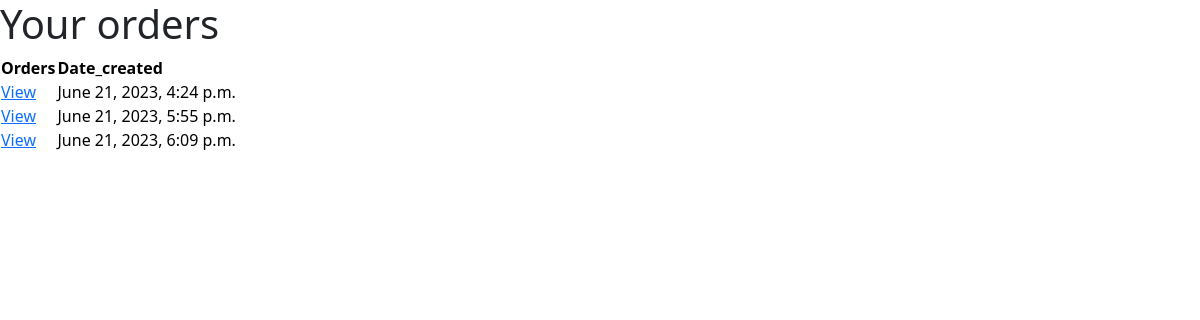
Before: /user-profile (signed in) with the older database file.
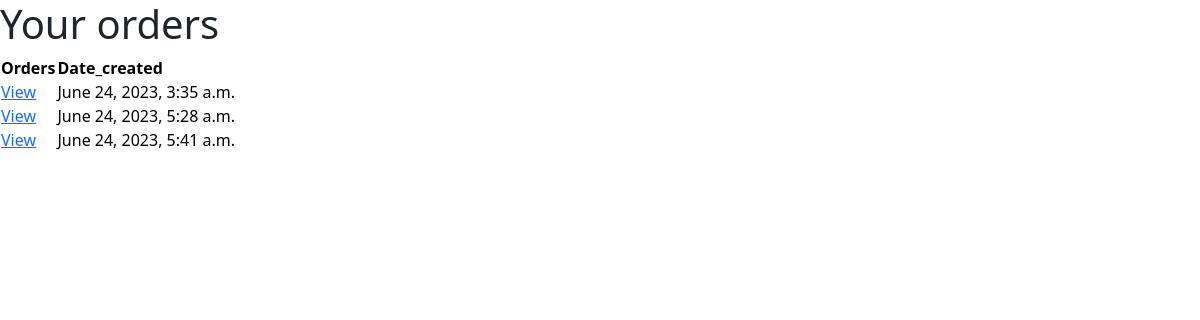
After: the same page with the newer database file.
### stroll1/models.py (models this page shows, shortened)
class Order(models.Model):
    date_ordered = models.DateTimeField(auto_now_add=True, null=True)
    customer = models.ForeignKey(Customer, on_delete= models.SET_NULL, blank=True, null=True)
    complete = models.BooleanField(default=False, null=True, blank=True )
    transaction_id = models.CharField(max_length = 200, null=True)
    payment_method = models.CharField(max_length=20, choices = METHOD, default="Cash on delivery")
    payment_completed = models.BooleanField(default=False, null=True, blank=True)
    def __str__(self):
        return str(self.id)

### stroll1/views.py (the view)
# urls.py: path("user-profile", views.UserProfile, name="user-profile"),
def UserProfile(request):
     customer = request.user.customer
     userOrder = Order.objects.filter(customer=customer)
     for orders in userOrder:
          print(orders , orders.orderitem_set.all())
     context = {'userOrder': userOrder}
     return render(request, "userpage.html", context)

### stroll1/models.py (called while the page is built)
        def __str__(self):
            return self.product.name

### Templates/userpage.html (shortened to what this page needs)
{% load static %}
<head>
    <link href="https://cdn.jsdelivr.net/npm/bootstrap@5.3.0/dist/css/bootstrap.min.css" rel="stylesheet">
</head>
<h1>Your orders</h1>
<table class="tavle table-primary">
    <thead>
      <tr>
        <th scope="col">Orders</th>
        <th scope="col">Date_created</th>
      </tr>
    </thead>
    <tbody>
      <tr>
        {% for orders in userOrder%}
        <td><a href="{% url 'showOrderitems' orders.id %}">View</a></td>
        <td><a>{{orders.date_ordered}}</a></td>
      </tr>
      {% endfor %}
    </tbody>
  </table>

Changed rows visible on the page:
removed Order: date_ordered "June 21, 2023, 4:24 p.m."
removed Order: date_ordered "June 21, 2023, 5:55 p.m."
removed Order: date_ordered "June 21, 2023, 6:09 p.m."
added Order: date_ordered "June 24, 2023, 3:35 a.m."
added Order: date_ordered "June 24, 2023, 5:28 a.m."
added Order: date_ordered "June 24, 2023, 5:41 a.m."
